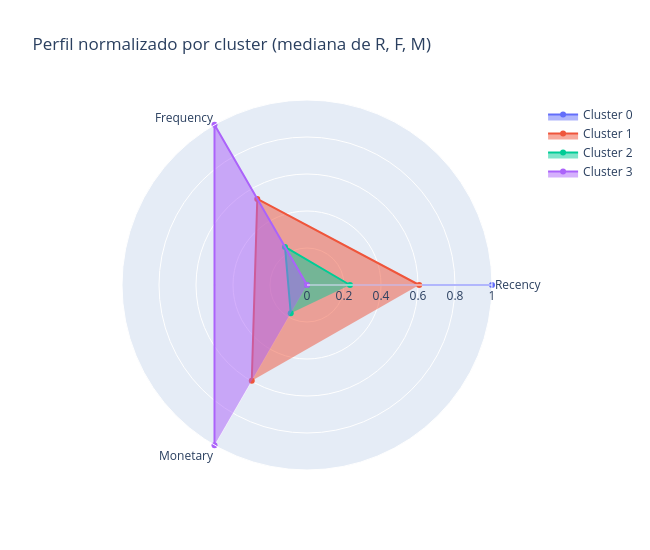

Notebook code for this chart:
### Code cell
# perfil por cluster (medianas na escala original — mais interpretável que Z)
perfil = rfm.groupby("cluster_kmeans")[FEATURES].median()

# normaliza em espaço log1p, não na escala original — um único cluster extremo em
# Frequency/Monetary (mesmo problema de escala da seção 3) dominaria o min-max e
# esmagaria a diferença visual entre os outros clusters, mesmo eles sendo bem diferentes entre si
perfil_log = np.log1p(perfil)
perfil_norm = (perfil_log - perfil_log.min()) / (perfil_log.max() - perfil_log.min())

fig_radar = go.Figure()
for c in perfil_norm.index:
    fig_radar.add_trace(go.Scatterpolar(
        r=perfil_norm.loc[c].values, theta=FEATURES, fill="toself", name=f"Cluster {c}",
    ))
fig_radar.update_layout(
    title="Perfil normalizado por cluster (mediana de R, F, M)",
    polar=dict(radialaxis=dict(visible=True, range=[0, 1])),
    width=650, height=550,
)
fig_radar.show()

### Figure 1 — Plotly figure (JSON) as saved in the notebook; plotly's stock layout.template omitted (floating-point values rounded to 4 significant figures)
{"data": [{"fill": "toself", "name": "Cluster 0", "r": [1.0, 0.0, 0.0], "theta": ["Recency", "Frequency", "Monetary"], "type": "scatterpolar"}, {"fill": "toself", "name": "Cluster 1", "r": [0.6065, 0.5375, 0.5972], "theta": ["Recency", "Frequency", "Monetary"], "type": "scatterpolar"}, {"fill": "toself", "name": "Cluster 2", "r": [0.2322, 0.2378, 0.1759], "theta": ["Recency", "Frequency", "Monetary"], "type": "scatterpolar"}, {"fill": "toself", "name": "Cluster 3", "r": [0.0, 1.0, 1.0], "theta": ["Recency", "Frequency", "Monetary"], "type": "scatterpolar"}], "layout": {"polar": {"radialaxis": {"visible": true, "range": [0, 1]}}, "title": {"text": "Perfil normalizado por cluster (mediana de R, F, M)"}, "width": 650, "height": 550}}
